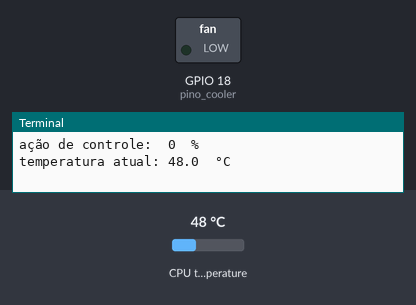
Recording of a program running on a simulated Raspberry Pi (BCM pin numbers). On the bench: switched loads named in the program (green lamp = pin HIGH), the last lines printed to the terminal. Inputs (shaded band) come from the test bench; at power-on: CPU temperature 48 °C. The clock reads 2024-03-15 10:24:30 at power-on unless the program sets it.

Above: at 1.2 s.
1.3 s: CPU temperature set to 52 °C
At 2.8 s:
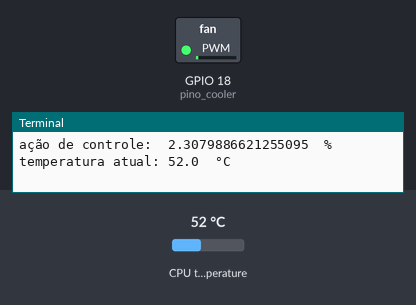
5.4 s: CPU temperature set to 58 °C
At 7.6 s:
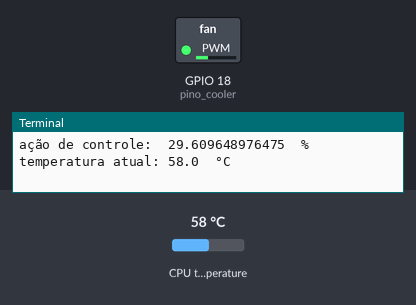
9.5 s: CPU temperature set to 31 °C
11.6 s: CPU temperature set to 71 °C
At 16.0 s:
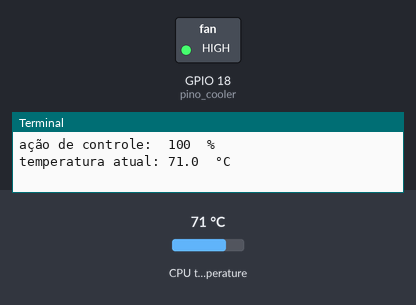
Timing chart, 0 to 16.7 s (numbered marks = the images above; inputs shaded):
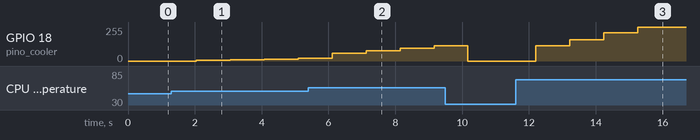

Measured:
- after the input at 1.3 s, GPIO 18 (pino_cooler): 0/255 → 6/255 after 0.75 s, → 10/255 1.0 s later, → 15/255 1.0 s later, → 20/255 1.0 s later
- after the input at 11.6 s, GPIO 18 (pino_cooler): 0/255 → 115/255 after 0.61 s, → 158/255 1.0 s later, → 212/255 1.0 s later, → 255/255 1.0 s later

The program:

coolerPID_teste.py
```python
import time

# importa a classe coolerCpu
from CoolerPID import coolerPID

# cria objeto cooler da classe coolerCpu
cooler = coolerPID()

# rotina exemplo
while(True):
    cooler.coolerUpdate()
    print("temperatura atual:", cooler.temp ," °C \n")
    time.sleep(1)
```

CoolerPID.py
```python
import os
import sys
import time
import RPi.GPIO as GPIO

"""
Autor: Dihordy Ross Lauschner - dihordyross@gmail.com - Novembro de 2020
Classe: controlador PID
Objetivo: controlar a velocidade de um cooler dado como referência a temperatura do CPU do Raspberry
Uso: para atualizar os valores de controle basta invocar o método .coolerUpdate()
     para parar o cooler basta invocar o método .coolerStop()

"""

class coolerPID:


    def __init__(self, P=10, I=10, D=1, t_atual=None):

        # do PID
        self.Kp = P
        self.Ki = I
        self.Kd = D

        self.t_amostra = 0.00
        self.t_atual = t_atual if t_atual is not None else time.time()
        self.t_anterior = self.t_atual

        self.clear()


        # do cooler
        self.pino_cooler = 18
        GPIO.setwarnings(False)
        GPIO.setmode(GPIO.BCM)
        GPIO.setup(self.pino_cooler, GPIO.OUT, initial=GPIO.LOW)
        self.cooler = GPIO.PWM(self.pino_cooler, 25000) # GPIO.PWM(pino, frequência)


    def clear(self):
        self.SetPoint = 50.0
        self.temp = 0
        self.PTerm = 0.0
        self.ITerm = 0.0
        self.DTerm = 0.0
        self.last_erro = 0.0
        self.output = 0.0

    def update(self, feedback, t_atual=None):
        """Calcula o PID para dado feedback:
               u(t) = Kp * e(t) + Ki * \int_{0}^{t} * e(t)dt + Kd * {de}/{dt}
        """

        erro = self.SetPoint - feedback

        self.t_atual = t_atual if t_atual is not None else time.time()
        delta_t = self.t_atual - self.t_anterior
        delta_erro = erro - self.last_erro

        if (delta_t >= self.t_amostra):
            self.PTerm = self.Kp * erro
            self.ITerm += erro * delta_t


            self.DTerm = 0.0
            if delta_t > 0:
                self.DTerm = delta_erro / delta_t


            self.t_anterior = self.t_atual
            self.last_erro = erro

            self.output = self.PTerm + (self.Ki * self.ITerm) + (self.Kd * self.DTerm)

    def setKp(self, proportional_gain):
        self.Kp = proportional_gain

    def setKi(self, integral_gain):
        self.Ki = integral_gain

    def setKd(self, derivative_gain):
        self.Kd = derivative_gain


    def setSampleTime(self, t_amostra):
        # t_amostra determina a amostragem: se o PID deve atuar ou retornar imediatamente
        self.t_amostra = t_amostra


    def coolerUpdate(self):
        # Caputra temp do CPU
        self.temp = os.popen("vcgencmd measure_temp").readline()
        self.temp = float(self.temp.replace("temp=","")[0:4])

        # atualiza PID
        self.update(self.temp)

        # normaliza valores
        pwm = -(100/1024)*self.output

        if pwm<0: pwm=0
        elif pwm>100: pwm=100

        print("ação de controle: ", pwm, " %")

        # atuação
        self.cooler.start(pwm)

    def coolerStop(self):
        # para o cooler
        self.cooler.stop()
```
